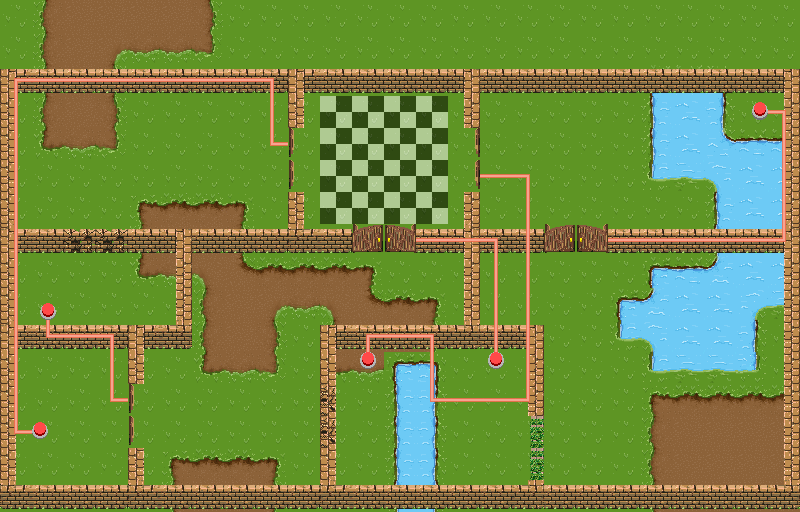

This is a level from a 2D game, rendered from its Tiled map with the project's own tilesets. A one-line summary and the map file follow, with tile-layer data summarised:
An orthogonal 25x16 tile map with 32x32 px tiles, 4 tile layers (background-textures, details, walls_doors_buttons_textures, wires), 3 hidden layers not drawn and 50 objects (2x yellow_door, 2x purple_door, 2x gray_door, 2x orange_door, 2x black_door, ...).

<map version="1.4" tiledversion="1.4.3" orientation="orthogonal" renderorder="right-down" width="25" height="16" tilewidth="32" tileheight="32" infinite="0" nextlayerid="19" nextobjectid="245">
 <tileset firstgid="1" source="../tileset/tileset.tsx" />
 <layer id="1" name="background-textures" width="25" height="16">
  <data>[400 cells, 400 non-empty, 26 distinct tile ids]</data>
 </layer>
 <layer id="15" name="details" width="25" height="16">
  <data>[400 cells, 25 non-empty, 7 distinct tile ids]</data>
 </layer>
 <layer id="2" name="walls_doors_buttons_textures" width="25" height="16">
  <data>[400 cells, 138 non-empty, 20 distinct tile ids]</data>
 </layer>
 <layer id="16" name="wires" width="25" height="16">
  <data>[400 cells, 64 non-empty, 7 distinct tile ids]</data>
 </layer>
 <objectgroup id="3" name="buttons" visible="0">
  <object id="161" name="black_button" x="480" y="352" width="32" height="32" />
  <object id="164" name="purple_button" x="32" y="416" width="32" height="32" />
  <object id="176" name="gray_button" x="32" y="288" width="32" height="32" />
  <object id="224" name="orange_button" x="736" y="96" width="32" height="32" />
  <object id="242" name="yellow_button" x="352" y="352" width="32" height="32" />
 </objectgroup>
 <objectgroup id="4" name="doors" visible="0">
  <object id="162" name="yellow_door" x="448" y="160" width="32" height="32" />
  <object id="163" name="yellow_door" x="448" y="128" width="32" height="32" />
  <object id="165" name="purple_door" x="288" y="128" width="32" height="32" />
  <object id="166" name="purple_door" x="288" y="160" width="32" height="32" />
  <object id="222" name="gray_door" x="128" y="416" width="32" height="32" />
  <object id="223" name="gray_door" x="128" y="384" width="32" height="32" />
  <object id="226" name="orange_door" x="576" y="224" width="32" height="32" />
  <object id="227" name="orange_door" x="544" y="224" width="32" height="32" />
  <object id="243" name="black_door" x="352" y="224" width="32" height="32" />
  <object id="244" name="black_door" x="384" y="224" width="32" height="32" />
 </objectgroup>
 <objectgroup id="5" name="walls_static" visible="0">
  <object id="198" x="0" y="64" width="800" height="32" />
  <object id="200" x="768" y="64" width="32" height="448" />
  <object id="201" x="0" y="480" width="800" height="32" />
  <object id="202" x="0" y="64" width="32" height="448" />
  <object id="205" x="128" y="224" width="224" height="32" />
  <object id="206" x="288" y="192" width="32" height="64" />
  <object id="207" x="32" y="320" width="160" height="32" />
  <object id="209" x="128" y="352" width="32" height="32" />
  <object id="210" x="128" y="448" width="32" height="32" />
  <object id="211" x="320" y="448" width="32" height="32" />
  <object id="212" x="320" y="320" width="32" height="64" />
  <object id="213" x="352" y="320" width="160" height="32" />
  <object id="214" x="448" y="192" width="32" height="128" />
  <object id="215" x="512" y="320" width="32" height="96" />
  <object id="216" x="416" y="224" width="128" height="32" />
  <object id="217" x="448" y="96" width="32" height="32" />
  <object id="218" x="608" y="224" width="160" height="32" />
  <object id="239" x="32" y="224" width="32" height="32" />
  <object id="240" x="175.5" y="253" width="32" height="64" />
  <object id="241" x="288" y="64" width="32" height="64" />
 </objectgroup>
 <objectgroup id="6" name="walls_strong" visible="0">
  <object id="190" x="320" y="384" width="32" height="32" />
  <object id="192" x="96" y="224" width="32" height="32" />
  <object id="193" x="64" y="224" width="32" height="32" />
  <object id="219" x="320" y="416" width="32" height="32" />
 </objectgroup>
 <objectgroup id="7" name="walls_climb" visible="0">
  <object id="182" x="512" y="416" width="32" height="32" />
  <object id="183" x="512" y="448" width="32" height="32" />
 </objectgroup>
 <objectgroup id="8" name="walls_water" visible="0">
  <object id="195" x="640" y="256" width="128" height="128" />
  <object id="196" x="384" y="352" width="64" height="160" />
  <object id="197" x="608" y="288" width="32" height="64" />
  <object id="229" x="640" y="96" width="96" height="96" />
  <object id="230" x="704" y="128" width="96" height="192" />
 </objectgroup>
 <objectgroup id="9" name="spawns" visible="0">
  <object id="154" name="strongPoint" x="123.333" y="186.667">
   <point />
  </object>
  <object id="155" name="climberPoint" x="657.333" y="445">
   <point />
  </object>
  <object id="156" name="waterPoint" x="186" y="420">
   <point />
  </object>
 </objectgroup>
 <objectgroup id="10" name="goal" visible="0">
  <object id="231" x="320" y="96" width="128" height="128" />
 </objectgroup>
 <layer id="12" name="pathfind_nodes_strong" width="25" height="16" visible="0">
  <data>[400 cells, 144 non-empty, 1 distinct tile ids]</data>
 </layer>
 <layer id="17" name="pathfind_nodes_climb" width="25" height="16" visible="0">
  <data>[400 cells, 155 non-empty, 1 distinct tile ids]</data>
 </layer>
 <layer id="18" name="pathfind_nodes_water" width="25" height="16" visible="0">
  <data>[400 cells, 200 non-empty, 1 distinct tile ids]</data>
 </layer>
</map>
